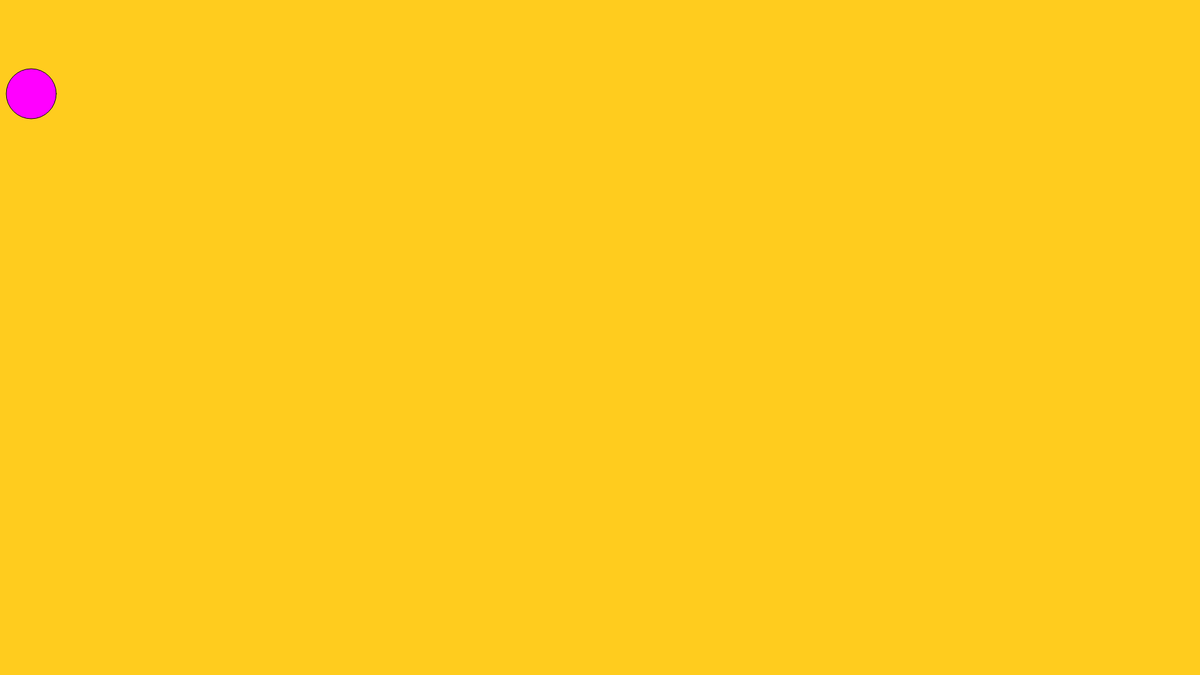
Frame 1 (no input)
Frame 60 (no input): identical to frame 1, image omitted
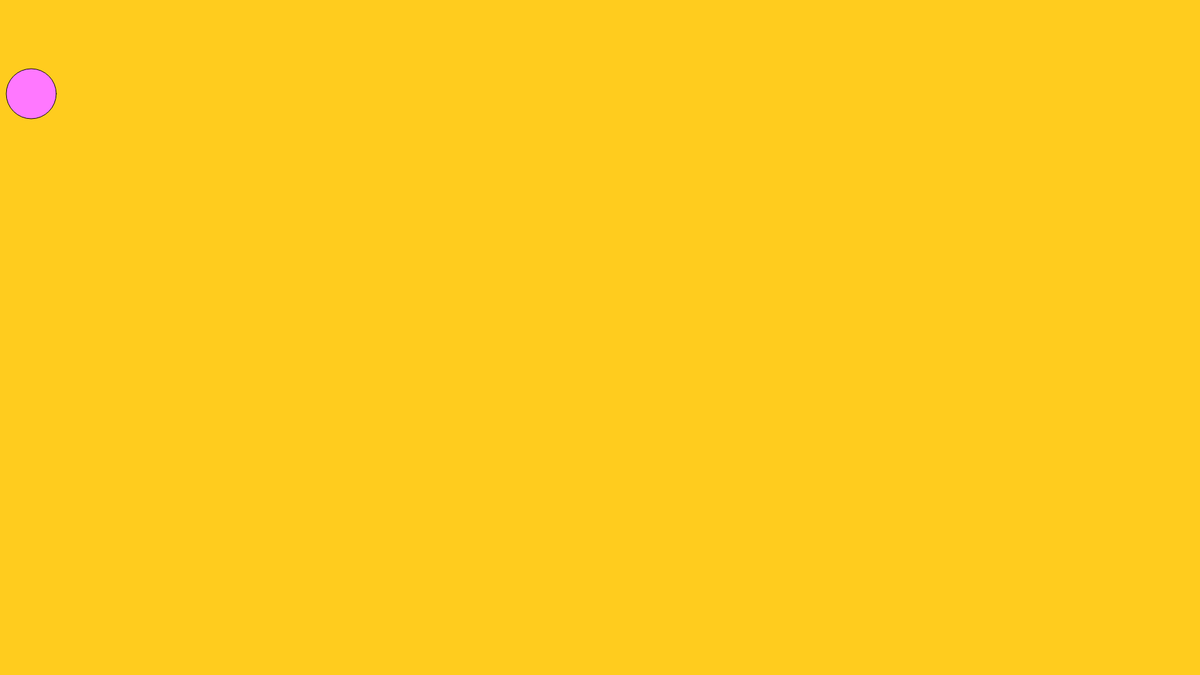
Frame 120 (the mouse pressed at the canvas centre since frame 60)

The p5.js sketch that drew these frames (run headless with seeded random() and noise() and a simulated clock; from frame 60 on, the mouse is pressed at the canvas centre):

// p5.js sketch
// ── sketch.js
var x = 50;
var y = 150;
var r = 255;
var g = 0;
var b = 255;
var mouse_drag = false;

function setup() {
  createCanvas(1920, 1080);
}

function draw() {
  background(255, 204, 30);

  fill(r,g,b);
  if(mouse_drag) {
    ellipse(mouseX,mouseY,80,80);
  } else {
    ellipse(x,y,80,80);
  }

}

function keyPressed() {
 if(key == ' ') fullscreen(true);
}

function mousePressed() {
  g = 120;
  print("mousePressed()");  
}

function mouseDragged() {
  mouse_drag = true;
  print("mouseDragged()");
}

function mouseReleased() {
  g = 0;
  mouse_drag = false;
  print("mouseReleased()");
  x = mouseX;
  y = mouseY;  
}
